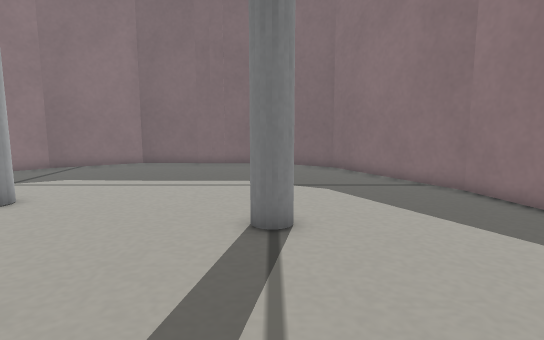
[1] (above)

12 first-person views from a walk through a Gazebo world. The camera is 0.24 m above the floor, tilts 8° down and sees 75° across. The floor is counted in squares, 0.1 m on a side. Each view is taken from the middle of a square. On the plan, view 1 faces up. The plan holds only what a view shows up to about 20 squares ahead; the rest is blank.

[2]
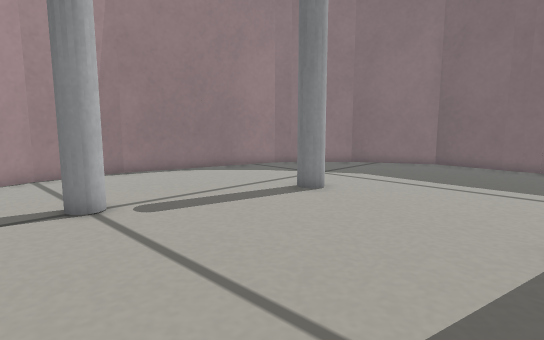

[3]
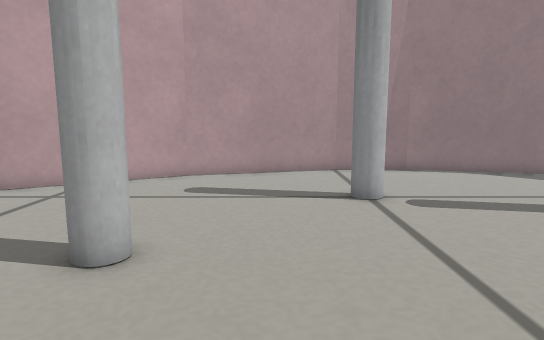

[4]
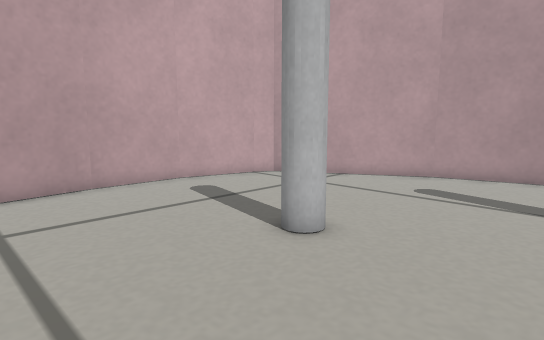

[5]
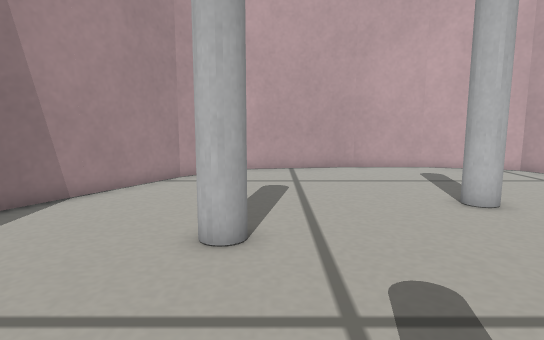

[6]
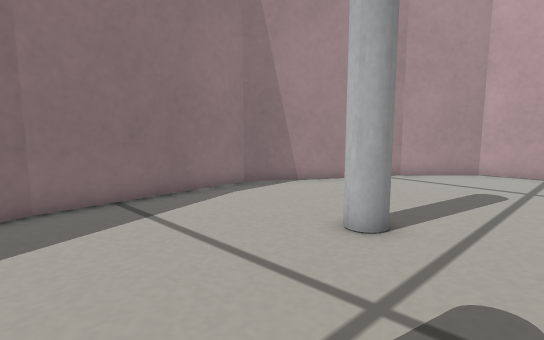

[7]
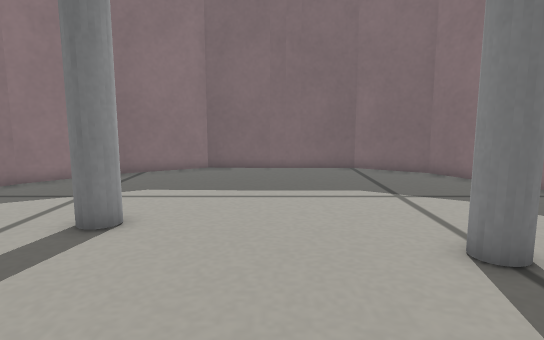

[8]
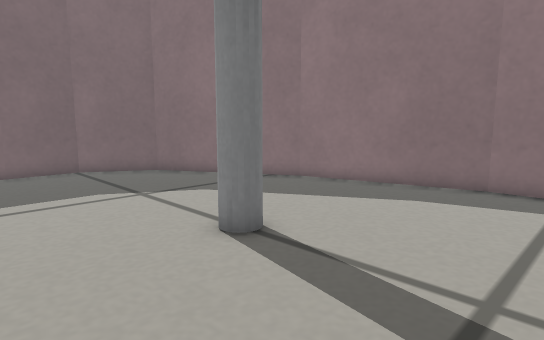

[9]
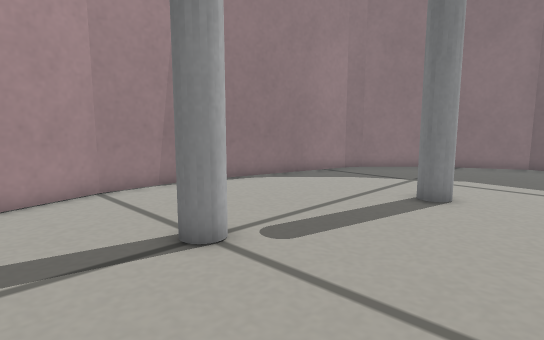

[10]
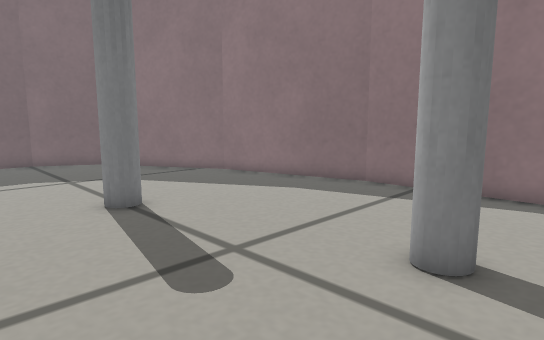

[11]
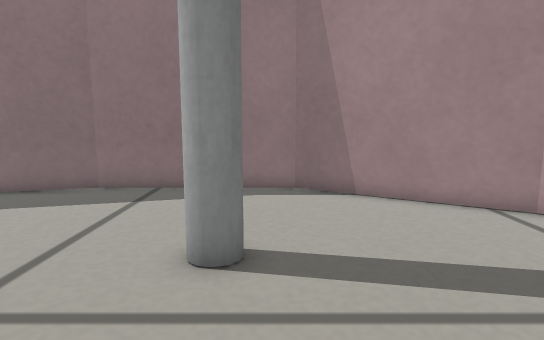

[12]
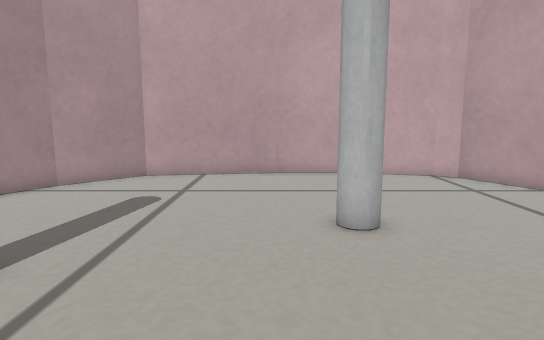

### Floor plan
Points are (right, up) in squares from view 1. A wall is a line through its corners. A room is listed if a view was taken in it or the views show most of it. See-through windows are left out.
Room 1 (views 1, 2, 3, 4, 5, 6, 7, 8, 9, 10, 11, 12)
walls: (-16.1, 3.1) (-14.2, -3.6); (-16, 6.6) (-16, 3); (8.4, 5) (6.5, 11.9); (-14.3, -3.6) (-10.8, -9.7) (-9.9, -10.1); (6.6, 11.8) (3.1, 17.9) (0, 19.6); (-14, 14.3) (-16.1, 6.5); (-13.4, 15.2) (-14, 14.2); (4.8, -7.9) (8.3, -1.8) (8.3, 5.2); (-3.2, -11) (2.4, -10.2) (4.9, -7.8); (-11, 17.5) (-13.5, 15); (-6.8, -11) (-3.1, -11); (-10, -10.1) (-6.5, -11); (0.2, 19.4) (-7.2, 19.7) (-11.1, 17.5)
objects: grey pole (-10, 3); grey pole (-8, 10); grey pole (-5, -3); grey pole (0, 8); grey pole (2, 0)

Where each view was taken, in squares from view 1:
view 1: 0 up, 0 right, facing up
view 2: 0 up, 0 right, facing up-left
view 3: 0 up, 1 right, facing left
view 4: 2 up, 1 right, facing down-left
view 5: 7 up, 1 right, facing down
view 6: 7 up, 2 left, facing down-right
view 7: 2 up, 4 left, facing up
view 8: 2 up, 5 left, facing up-right
view 9: 1 down, 4 left, facing up-left
view 10: 2 down, 4 left, facing up-right
view 11: 1 down, 4 left, facing right
view 12: 5 up, 3 left, facing down
